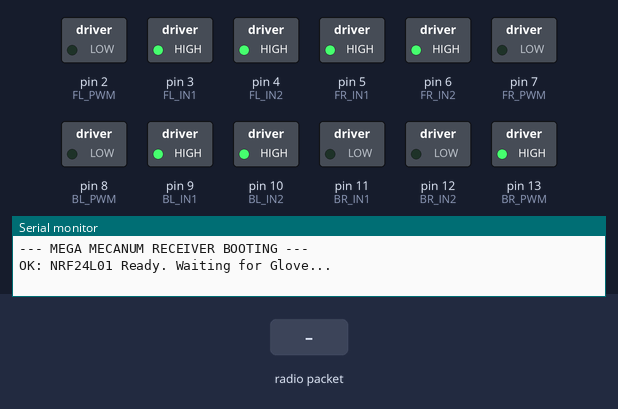
A sketch run on a simulated Arduino Mega 2560, built with avr-gcc and run on an emulated ATmega2560. Shown: switched loads named in the sketch (green lamp = pin HIGH), the last lines printed to the serial monitor. Dashed ring = blinking. Inputs (shaded band) come from the test bench. No radio packets arrive unless stated.

Above: at 3.2 s.
3.3 s: radio packet "1" arrives
At 3.7 s:
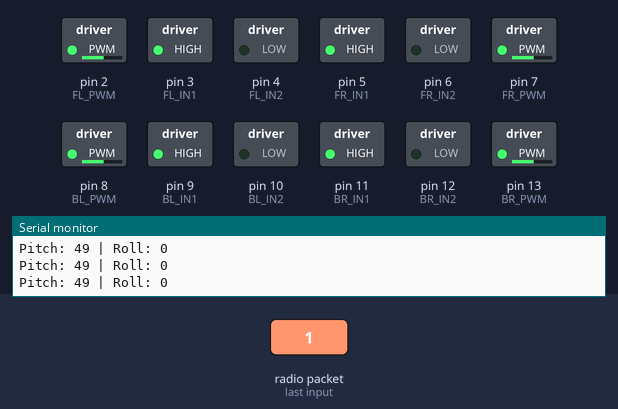
At 4.17 s:
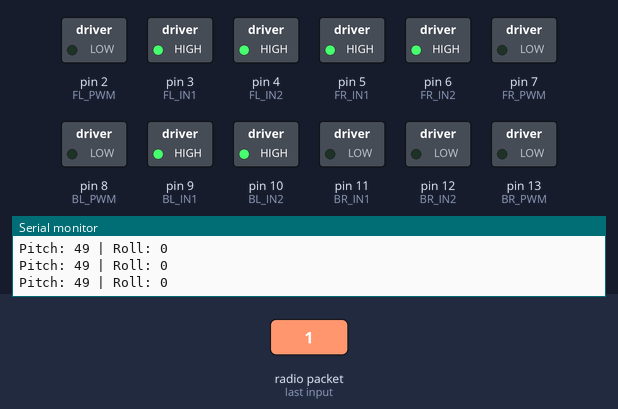
Timing chart, 0 to 12.3 s (numbered marks = the images above; inputs shaded):
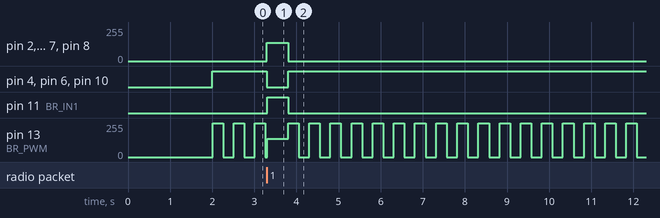

The sketch:

Meca.ino
```cpp
#include <SPI.h>
#include <RF24.h>

// --- NRF24L01 PINS ---
#define CE_PIN   48
#define CSN_PIN  49

// --- MOTOR PINS (DRIVER 1: PINS 2-7) ---
#define FL_PWM  2
#define FL_IN1  3
#define FL_IN2  4

#define FR_IN1  5
#define FR_IN2  6
#define FR_PWM  7

// --- MOTOR PINS (DRIVER 2: PINS 8-13) ---
#define BL_PWM  8
#define BL_IN1  9
#define BL_IN2  10

#define BR_IN1  11
#define BR_IN2  12
#define BR_PWM  13

// --- SYSTEM OBJECTS ---
RF24 radio(CE_PIN, CSN_PIN);
const byte address[6] = "GOAT1";

struct __attribute__((packed)) Data_Package {
  int16_t pitch;
  int16_t roll;
  uint8_t button1;
  uint8_t button2;
};
Data_Package myData;

unsigned long lastReceiveTime = 0;
unsigned long lastBlinkTime = 0;
bool ledState = LOW;

void setup() {
  Serial.begin(115200);
  delay(2000);
  Serial.println("--- MEGA MECANUM RECEIVER BOOTING ---");

  pinMode(FL_PWM, OUTPUT); pinMode(FL_IN1, OUTPUT); pinMode(FL_IN2, OUTPUT);
  pinMode(FR_PWM, OUTPUT); pinMode(FR_IN1, OUTPUT); pinMode(FR_IN2, OUTPUT);
  pinMode(BL_PWM, OUTPUT); pinMode(BL_IN1, OUTPUT); pinMode(BL_IN2, OUTPUT);
  pinMode(BR_PWM, OUTPUT); pinMode(BR_IN1, OUTPUT); pinMode(BR_IN2, OUTPUT);

  stopAllMotors();

  if (!radio.begin()) {
    Serial.println("CRITICAL: NRF24L01 not found.");
    while (1) {
      digitalWrite(BR_IN1, LOW); digitalWrite(BR_IN2, LOW);
      digitalWrite(BR_PWM, HIGH); delay(100);
      digitalWrite(BR_PWM, LOW); delay(100);
    }
  }

  Serial.println("OK: NRF24L01 Ready. Waiting for Glove...");
  radio.openReadingPipe(0, address);
  radio.setPALevel(RF24_PA_HIGH);
  radio.setDataRate(RF24_1MBPS);
  radio.startListening();
}

void loop() {
  if (radio.available()) {
    radio.read(&myData, sizeof(Data_Package));
    lastReceiveTime = millis();
  }

  if (millis() - lastReceiveTime > 500) {
    // --- DISCONNECTED STATE (Blinking LED) ---
    driveMotor(FL_PWM, FL_IN1, FL_IN2, 0);
    driveMotor(FR_PWM, FR_IN1, FR_IN2, 0);
    driveMotor(BL_PWM, BL_IN1, BL_IN2, 0);

    digitalWrite(BR_IN1, LOW);
    digitalWrite(BR_IN2, LOW);

    if (millis() - lastBlinkTime > 250) {
      lastBlinkTime = millis();
      ledState = !ledState;
      digitalWrite(BR_PWM, ledState);
    }
  } else {
    // --- CONNECTED STATE ---
    executeMecanumKinematics();
  }
}

// --- MECANUM KINEMATICS & CONTROL ---
void executeMecanumKinematics() {
  int speedFL, speedFR, speedBL, speedBR;
  int spinSpeed = 160;

  Serial.print("Pitch: "); Serial.print(myData.pitch);
  Serial.print(" | Roll: "); Serial.println(myData.roll);
  // 1. BUTTON PRIORITY (SPINNING)
  if (myData.button1 == 1) {
    // Spin Left (Counter-Clockwise)
    speedFL = -spinSpeed;
    speedBL = -spinSpeed;
    speedFR = spinSpeed;
    speedBR = spinSpeed;
  }
  else if (myData.button2 == 1) {
    // Spin Right (Clockwise)
    speedFL = spinSpeed;
    speedBL = spinSpeed;
    speedFR = -spinSpeed;
    speedBR = -spinSpeed;
  }
  // 2. RAW MECANUM TRANSLATION AXIS LOGIC
  else {
    // Roll controls Forward/Backward directly (Negative Roll = Backward)
    int yAxis = map(myData.pitch, -90, 90, -255, 255);

    // Pitch controls Left/Right.
    // Positive Pitch = Move Left (Requires negative X in Mecanum math)
    int xAxis = map(-myData.roll, -90, 90, -255, 255);

    // Standard Mecanum Vector Math
    speedFL = yAxis + xAxis;
    speedFR = yAxis - xAxis;
    speedBL = yAxis - xAxis;
    speedBR = yAxis + xAxis;

    // Constrain outputs to prevent PWM overflows
    speedFL = constrain(speedFL, -255, 255);
    speedFR = constrain(speedFR, -255, 255);
    speedBL = constrain(speedBL, -255, 255);
    speedBR = constrain(speedBR, -255, 255);
  }

  // 3. APPLY TO HARDWARE DRIVERS
  driveMotor(FL_PWM, FL_IN1, FL_IN2, speedFL);
  driveMotor(FR_PWM, FR_IN1, FR_IN2, speedFR);
  driveMotor(BL_PWM, BL_IN1, BL_IN2, speedBL);
  driveMotor(BR_PWM, BR_IN1, BR_IN2, speedBR);
}

// --- LOW LEVEL MOTOR HARDWARE DRIVER ---
void driveMotor(int pwmPin, int in1, int in2, int speed) {
  if (speed > 0) {
    digitalWrite(in1, HIGH);
    digitalWrite(in2, LOW);
    analogWrite(pwmPin, speed);
  }
  else if (speed < 0) {
    digitalWrite(in1, LOW);
    digitalWrite(in2, HIGH);
    analogWrite(pwmPin, abs(speed));
  }
  else {
    digitalWrite(in1, HIGH);
    digitalWrite(in2, HIGH);
    analogWrite(pwmPin, 0);
  }
}

void stopAllMotors() {
  driveMotor(FL_PWM, FL_IN1, FL_IN2, 0);
  driveMotor(FR_PWM, FR_IN1, FR_IN2, 0);
  driveMotor(BL_PWM, BL_IN1, BL_IN2, 0);
  driveMotor(BR_PWM, BR_IN1, BR_IN2, 0);
}
```

Measured:
- after the input at 3.3 s, pin 2 (FL_PWM), pin 7 (FR_PWM), pin 8 (BL_PWM): 0/255 → 138/255 at once, → 0/255 0.50 s later; pin 4 (FL_IN2), pin 6 (FR_IN2), pin 10 (BL_IN2): HIGH → LOW at once, → HIGH 0.50 s later; pin 11 (BR_IN1): LOW → HIGH at once, → LOW 0.50 s later
- by itself, pin 13 (BR_PWM): repeats every 0.50 s: 255/255 0.25 s, 0/255 0.25 s
